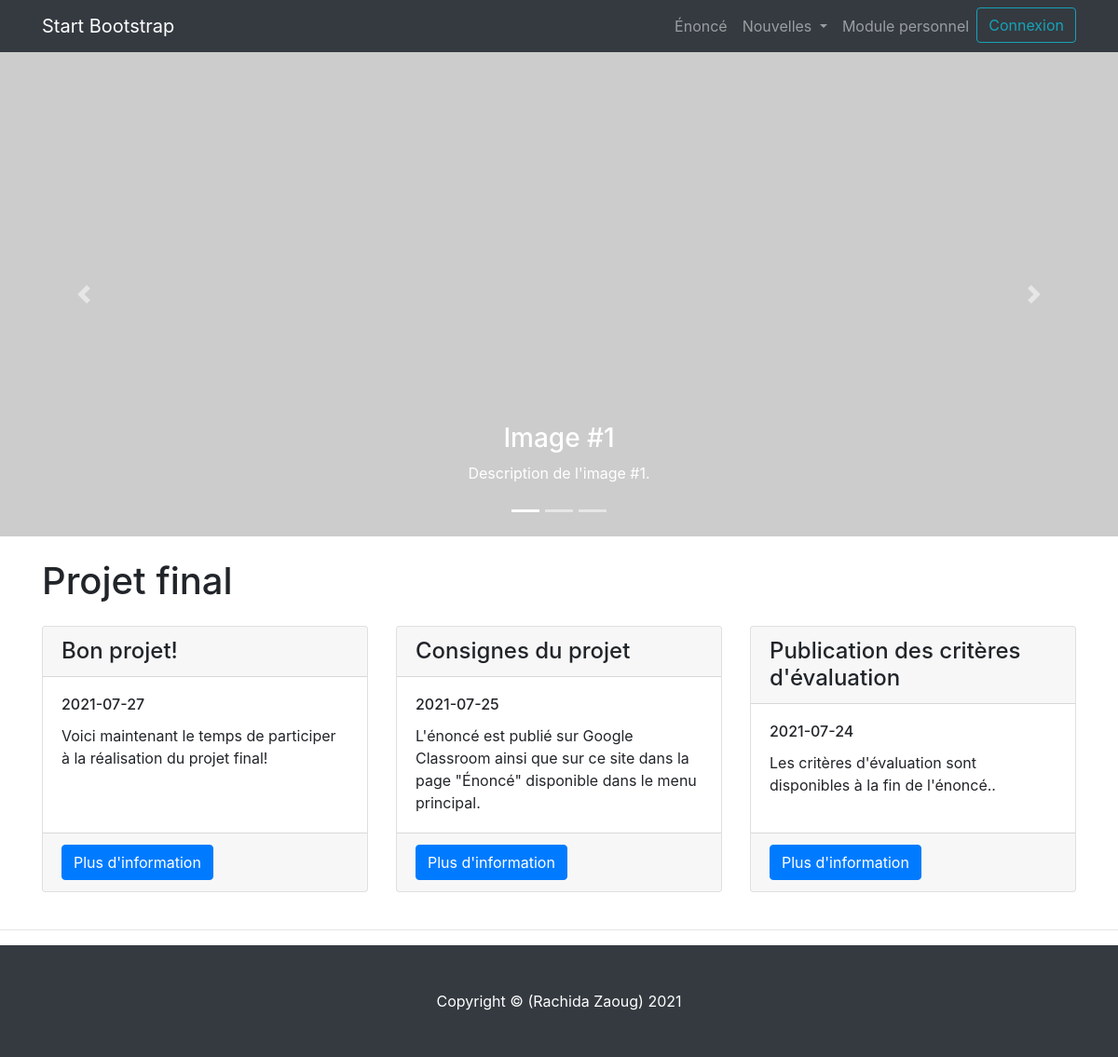
The page / on the database its author committed.
### tables this page shows
CREATE TABLE `nouvelles` (
  `id` int(11) NOT NULL,
  `titre` varchar(50) NOT NULL,
  `description_courte` varchar(125) NOT NULL,
  `description_longue` text NOT NULL,
  `date_nouvelle` date NOT NULL,
  `actif` tinyint(1) NOT NULL,
  `fk_categorie` int(11) NOT NULL
);

### index.php (the view, shortened to what this page needs)
<?php include_once('include/header.php'); ?>
  <header>
    <div id="carouselExampleIndicators" class="carousel slide" data-ride="carousel">
      <ol class="carousel-indicators">
        <li data-target="#carouselExampleIndicators" data-slide-to="0" class="active"></li>
        <li data-target="#carouselExampleIndicators" data-slide-to="1"></li>
        <li data-target="#carouselExampleIndicators" data-slide-to="2"></li>
      </ol>
      <div class="carousel-inner" role="listbox">
        <div class="carousel-item active" style="background-image: url('http://placehold.it/1900x1080')">
          <div class="carousel-caption d-none d-md-block">
            <h3>Image #1</h3>
            <p>Description de l'image #1.</p>
          </div>
        </div>
      </div>
      <a class="carousel-control-prev" href="#carouselExampleIndicators" role="button" data-slide="prev">
        <span class="carousel-control-prev-icon" aria-hidden="true"></span>
      </a>
      <a class="carousel-control-next" href="#carouselExampleIndicators" role="button" data-slide="next">
        <span class="carousel-control-next-icon" aria-hidden="true"></span>
      </a>
    </div>
  </header>
  <div class="container">
    <h1 class="my-4">Projet final</h1>
    <div class="row">
      <div class="col-lg-4 mb-4">
        <div class="card h-100">
          <h4 class="card-header">
            <?php
            $res = $mysqli->query("SELECT `titre` FROM `nouvelles` WHERE id=1 AND actif");
            while ($row = $res->fetch_assoc()) {
             echo $row["titre"];
            }
            ?>
          </h4>
          <div class="card-body">
			    <h6 class="card-title">
          <?php
            $res = $mysqli->query("SELECT `date_nouvelle` FROM `nouvelles` WHERE id=1 AND actif");
            while ($row = $res->fetch_assoc()) {
             echo $row["date_nouvelle"];
            }
            ?>
          </h6>
            <p class="card-text">
            <?php
            $res = $mysqli->query("SELECT `description_courte` FROM `nouvelles` WHERE id=1 AND actif");
            while ($row = $res->fetch_assoc()) {
             echo $row["description_courte"];
            }
            ?>
            </p>
          </div>
          <div class="card-footer">
            <a href="nouvelle.php" class="btn btn-primary">Plus d'information</a>
          </div>
        </div>
      </div>
      <div class="col-lg-4 mb-4">
        <div class="card h-100">
          <h4 class="card-header">
          <?php
            $res = $mysqli->query("SELECT `titre` FROM `nouvelles` WHERE id=3 AND actif");
            while ($row = $res->fetch_assoc()) {
             echo $row["titre"];
            }
            ?>
          </h4>
          <div class="card-body">
			<h6 class="card-title">
      <?php
            $res = $mysqli->query("SELECT `date_nouvelle` FROM `nouvelles` WHERE id=3 AND actif");
            while ($row = $res->fetch_assoc()) {
             echo $row["date_nouvelle"];
            }
            ?>
      </h6>
            <p class="card-text">
            <?php
            $res = $mysqli->query("SELECT `description_courte` FROM `nouvelles` WHERE id=3 AND actif");
            while ($row = $res->fetch_assoc()) {
             echo $row["description_courte"];
            }
            ?>
            </p>
          </div>
          <div class="card-footer">
            <a href="nouvelle2.php" class="btn btn-primary">Plus d'information</a>
          </div>
        </div>
      </div>
      <div class="col-lg-4 mb-4">
        <div class="card h-100">
          <h4 class="card-header">
          <?php
            $res = $mysqli->query("SELECT `titre` FROM `nouvelles` WHERE id=4 AND actif");
            while ($row = $res->fetch_assoc()) {
             echo $row["titre"];
            }
            ?>
          </h4>
          <div class="card-body">
			<h6 class="card-title">
      <?php
            $res = $mysqli->query("SELECT `date_nouvelle` FROM `nouvelles` WHERE id=4 AND actif");
            while ($row = $res->fetch_assoc()) {
             echo $row["date_nouvelle"];
            }
            ?>
      </h6>
            <p class="card-text">
            <?php
            $res = $mysqli->query("SELECT `description_courte` FROM `nouvelles` WHERE id=4 AND actif");
            while ($row = $res->fetch_assoc()) {
             echo $row["description_courte"];
            }
            ?>
            </p>
          </div>
          <div class="card-footer">
            <a href="nouvelle4.php" class="btn btn-primary">Plus d'information</a>
          </div>
        </div>
      </div>
    </div>
  </div>
<?php include_once('include/footer.php'); ?>

### include/header.php (shortened to what this page needs)
<!DOCTYPE html>
<html lang="fr-CA">
<head>
  <link rel="stylesheet" href="https://stackpath.bootstrapcdn.com/bootstrap/4.4.1/css/bootstrap.min.css">
  <link href="css/modern-business.css" rel="stylesheet">
</head>
<body>
  <nav class="navbar fixed-top navbar-expand-lg navbar-dark bg-dark fixed-top">
    <div class="container">
      <a class="navbar-brand" href="index.php">Start Bootstrap</a>
      <div class="collapse navbar-collapse" id="navbarResponsive">
        <ul class="navbar-nav ml-auto">
          <li class="nav-item">
            <a class="nav-link" href="enonce.php">Énoncé</a>
          </li>
          <li class="nav-item dropdown">
            <a class="nav-link dropdown-toggle" href="#" id="navbarDropdownBlog" data-toggle="dropdown" aria-haspopup="true" aria-expanded="false">
              Nouvelles
            </a>
          </li>
		  <li class="nav-item">
            <a class="nav-link" href="module_personnel.php">Module personnel</a>
          </li>
          <?php
            if(!isset($_SESSION["utilisateur"])) {
          ?>
		     <li class="nav-item">
            <button class="btn btn-outline-info my-2 my-sm-0" data-toggle="modal" data-target="#modalConnexion">Connexion</button>
          </li>
          <?php
            }
          ?>
        </ul>
      </div>
    </div>
  </nav>

### include/footer.php (shortened to what this page needs)
  <hr>
  <footer class="py-5 bg-dark">
    <div class="container">
      <p class="m-0 text-center text-white">Copyright &copy; (Rachida Zaoug) 2021</p>
    </div>
  </footer>
</body>
</html>

### css/modern-business.css (style rules this page uses)
body { padding-top: 56px; }
.carousel-item { height: 65vh; min-height: 300px; background: no-repeat center center scroll; -webkit-background-size: cover; -moz-background-size: cover; -o-background-size: cover; background-size: cover; }

### rows shown on the page
nouvelles: titre "Bon projet!", date_nouvelle "2021-07-27", description_courte "Voici maintenant le temps de participer à la réalisation du projet final!"
nouvelles: titre "Consignes du projet", date_nouvelle "2021-07-25", description_courte "L'énoncé est publié sur Google Classroom ainsi que sur ce site dans la page \"Énoncé\" disponible dans le menu principal."
nouvelles: titre "Publication des critères d'évaluation", date_nouvelle "2021-07-24", description_courte "Les critères d'évaluation sont disponibles à la fin de l'énoncé.."
